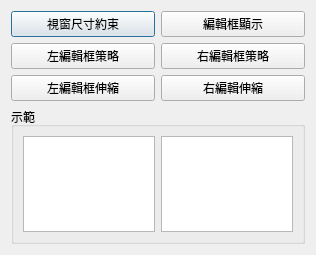
<?xml version="1.0" encoding="UTF-8"?>
<ui version="4.0">
 <class>LayoutDlg</class>
 <widget class="QDialog" name="LayoutDlg">
  <property name="geometry">
   <rect>
    <x>0</x>
    <y>0</y>
    <width>316</width>
    <height>255</height>
   </rect>
  </property>
  <property name="windowTitle">
   <string>佈局管理器應用</string>
  </property>
  <property name="locale">
   <locale language="Chinese" country="Taiwan"/>
  </property>
  <layout class="QGridLayout">
   <item row="0" column="0">
    <widget class="QPushButton" name="constraintPushBtn">
     <property name="text">
      <string>視窗尺寸約束</string>
     </property>
    </widget>
   </item>
   <item row="0" column="1">
    <widget class="QPushButton" name="showPushBtn">
     <property name="text">
      <string>編輯框顯示</string>
     </property>
    </widget>
   </item>
   <item row="1" column="0">
    <widget class="QPushButton" name="lpolicyPushBtn">
     <property name="text">
      <string>左編輯框策略</string>
     </property>
    </widget>
   </item>
   <item row="1" column="1">
    <widget class="QPushButton" name="rpolicyPushBtn">
     <property name="text">
      <string>右編輯框策略</string>
     </property>
    </widget>
   </item>
   <item row="2" column="0">
    <widget class="QPushButton" name="lstretchPushBtn">
     <property name="text">
      <string>左編輯框伸縮</string>
     </property>
    </widget>
   </item>
   <item row="2" column="1">
    <widget class="QPushButton" name="rstretchPushBtn">
     <property name="text">
      <string>右編輯伸縮</string>
     </property>
    </widget>
   </item>
   <item row="3" column="0" colspan="2">
    <widget class="QGroupBox" name="groupBox">
     <property name="title">
      <string>示範</string>
     </property>
     <layout class="QHBoxLayout">
      <item>
       <widget class="QTextEdit" name="lTextEdit"/>
      </item>
      <item>
       <widget class="QTextEdit" name="rTextEdit"/>
      </item>
     </layout>
    </widget>
   </item>
  </layout>
 </widget>
 <resources/>
 <connections/>
</ui>
